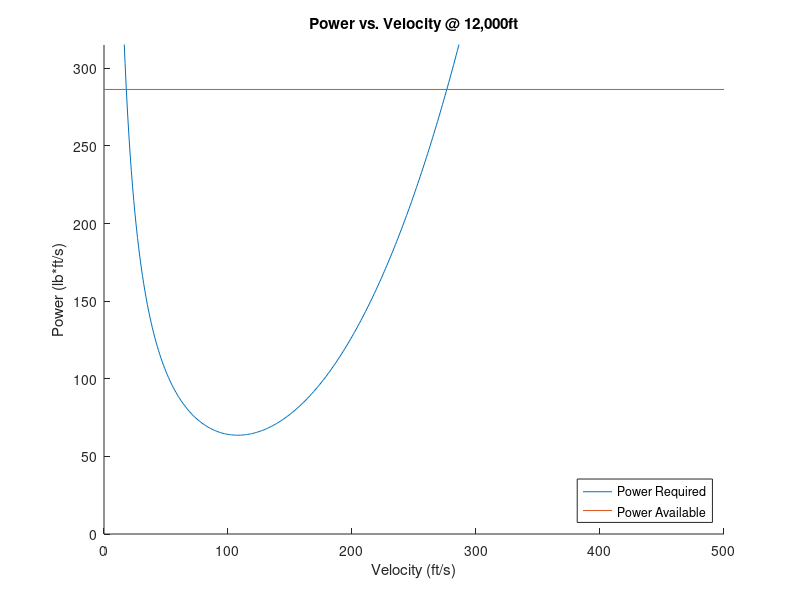

Recreate this plot in MATLAB.
clear,clc

V = 0:500;
W = 3000;
eo = .91;
AR = 6.2;
S = 181;
rho = 2.3769*10^-3;

Cd0 = 0.027;

k = 1/(pi*eo*AR);

CL = W./(1/2*rho.*V.^2);

CD = Cd0 + k.*CL.^2;

Pr = 1.2*(1/2.*rho.*S.*Cd0 + (1/2.*rho.*S.*(W./(1/2.*rho.*V.^2.*S)).^2/(pi.*eo.*AR))).*V.^3/550;

Pa = 345*.83;

V(Pr<Pa);

hold on
plot(V,Pr)
plot([0 500], [Pa Pa])
ylim([0 Pa*1.1])
title("Power vs. Velocity @ 12,000ft")
ylabel("Power (lb*ft/s)")
xlabel("Velocity (ft/s)")
legend("Power Required","Power Available","location","southeast")